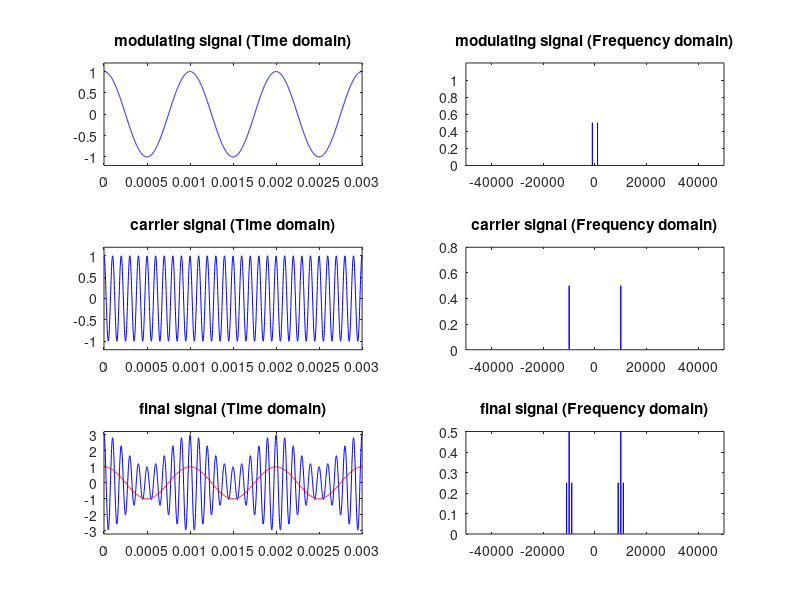
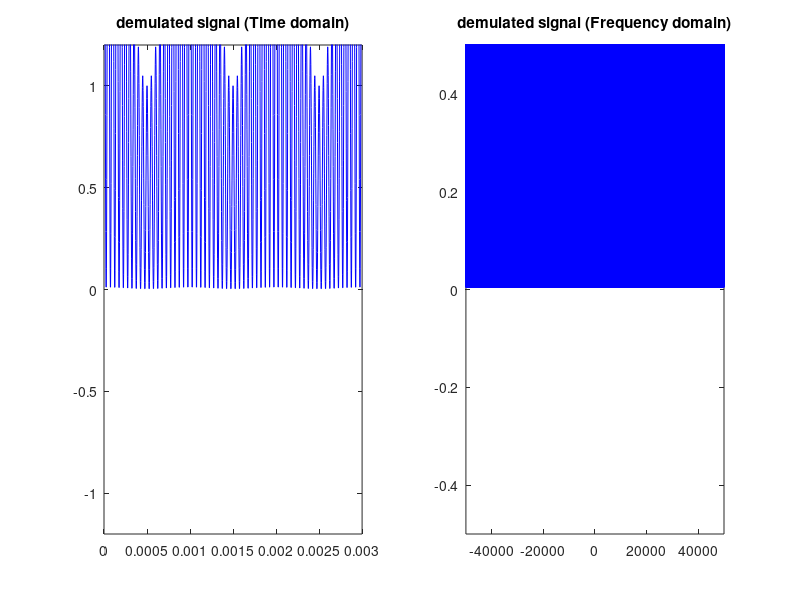

Write the MATLAB code that produced these figures, in order.
% Plot an AM-DSB-SC modulated singal using an 10KHz carrier signal and an 1KHz modulating wave. 

% AM - Amplitude modulation
% DSB - Double Side Band
% SC - Supressed carrier

clc; clear all; close all

% Defining the signals amplitude. 
A_modulating = 1;
A_carrier = 1;
A_dc = 2; 

m = A_modulating/A_dc;

% Defining the signals frequency
f_modulating = 1000;
f_carrier = 10000;

% Defining the period and frequency of sampling: 
fs = 50*f_carrier;
Ts = 1/fs;
T = 1/f_modulating;

% Defining the sinal period. 
t_inicial = 0;
t_final = 2;

% "t" vector: correspondente ao periodo de análise (dominio da frequência); 
t = [t_inicial:Ts:t_final];

% calculando o passo no dominio da frequência; 
f_step = 1/t_final;

% vetor "f" correspondente ao periodo de análise (dominio da frequência); 
f = [-fs/2:f_step:fs/2];

modulating_signal = A_modulating*cos(2*pi*f_modulating*t);
carrier_signal = A_carrier*cos(2*pi*f_carrier*t);

final_signal = (A_dc + modulating_signal) .* carrier_signal; 

%final_signal = A_dc .* (1 + m * cos(2*pi*f_modulating)) .* A_carrier*cos(2*pi*f_carrier*t);
%final_signal = A_dc .* carrier_signal + ((A_dc * A_carrier * m)/2) * (cos(2*pi*f_carrier - 2*pi*f_modulating)*t + cos(2*pi*f_carrier + 2*pi*f_modulating)*t);

% realizando a FFT (fast Fourier Transform) do sinal para o domínio da frequência; 
modulating_F = fft(modulating_signal)/length(modulating_signal);
modulating_F = fftshift(modulating_F);

carrier_F = fft(carrier_signal)/length(carrier_signal);
carrier_F = fftshift(carrier_F);

final_F = fft(final_signal)/length(final_signal);
final_F = fftshift(final_F);

figure(1)
subplot(321)
plot(t,modulating_signal,'b')
xlim([0 3*T])
ylim([-1.2*A_modulating 1.2*A_modulating])
title('modulating signal (Time domain)')

subplot(323)
plot(t,carrier_signal, 'b')
xlim([0 3*T])
ylim([-1.2*A_carrier 1.2*A_carrier])
title('carrier signal (Time domain)')

subplot(325)
plot(t,final_signal, 'b')
xlim([0 3*T])
hold on
plot(t,modulating_signal, 'r')
xlim([0 3*T])
ylim([-1.6*A_dc 1.6*A_dc])
title('final signal (Time domain)')

subplot(322)
plot(f,abs(modulating_F), 'b')
xlim([-5*f_carrier 5*f_carrier])
ylim([0 1.2*A_modulating])
title('modulating signal (Frequency domain)')

subplot(324)
plot(f,abs(carrier_F), 'b')
xlim([-5*f_carrier 5*f_carrier])
ylim([0 0.8*A_carrier])
title('carrier signal (Frequency domain)')

subplot(326)
plot(f,abs(final_F), 'b')
xlim([-5*f_carrier 5*f_carrier])
ylim([0 0.5*A_modulating])
title('final signal (Frequency domain)')


demulated_signal = final_signal .* carrier_signal; 

demulated_F = fft(demulated_signal)/length(demulated_signal);
demulated_F = fftshift(demulated_signal);

figure(2)
subplot(121)
plot(t,demulated_signal,'b')
xlim([0 3*T])
ylim([-1.2*A_modulating 1.2*A_modulating])
title('demulated signal (Time domain)')

subplot(122)
plot(f,abs(demulated_F), 'b')
xlim([-5*f_carrier 5*f_carrier])
ylim([-0.5*A_modulating 0.5*A_modulating])
title('demulated signal (Frequency domain)')
